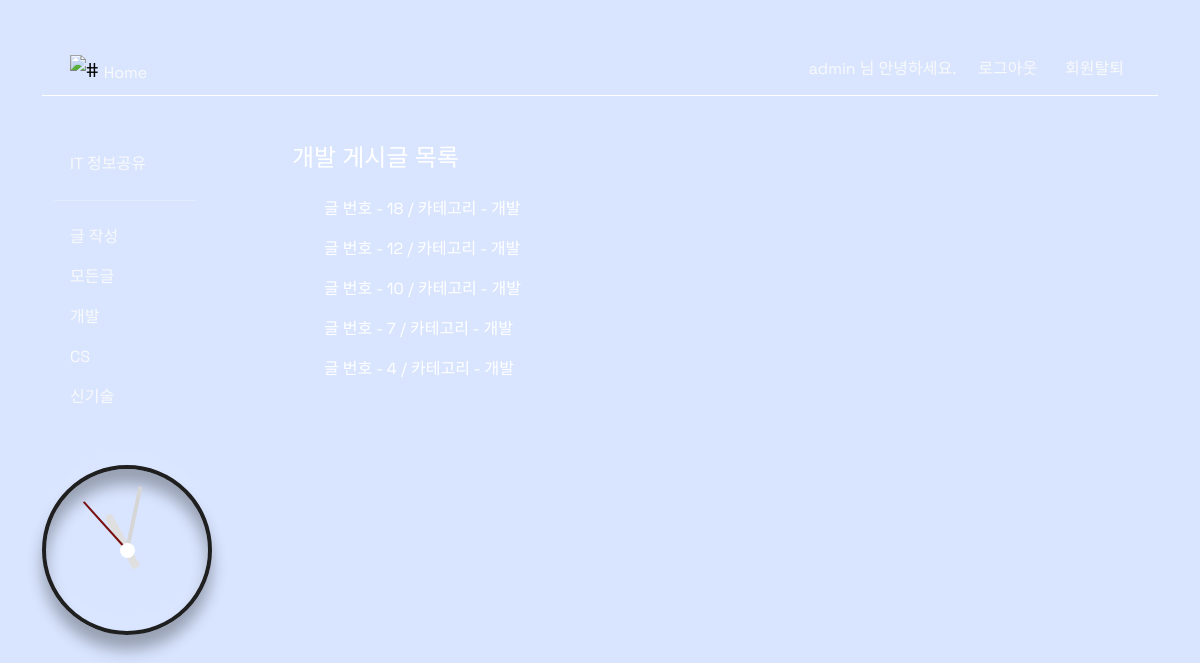
The page /posts/category/개발/ (signed in) on the database its author committed.
### accounts/models.py (models this page shows)
class User(AbstractUser):
    birthday = models.DateField(null=True, blank=True)

### posts/models.py (models this page shows)
class Post(models.Model):
    title = models.CharField(max_length=80)
    content = models.TextField(null=False)
    category = models.CharField(max_length=20)
    deadline = models.DateField(null=True)
    created_at = models.DateTimeField(auto_now_add=True)
    updated_at = models.DateTimeField(auto_now=True)

### posts/views.py (the view)
# urls.py: path('category/<str:subject>/', views.category, name='category'),
def category(request, subject):
    subject = subject
    posts = Post.objects.filter(category=subject).order_by('-pk')
    context = {
        'subject': subject,
        'posts': posts,
    }
    return render(request, 'posts/category.html', context)

### posts/templates/posts/category.html
{% extends 'accounts/base.html' %}
{% block content %}
<div class="container-fluid d-flex flex-column mb-3">
    <h4> {{ subject }} 게시글 목록</h4>
</div>
<div class="container-fluid d-flex flex-column">
    {% for post in posts %}
        <ul>
            <li class="spread-underline" style="list-style: none;">
                <a href="{% url 'posts:detail' post.pk %}">글 번호 - {{ post.pk }} / 카테고리 - {{ post.category }}</a>
            </li>
        </ul>
    {% endfor %}
</div>
{% endblock content %}

### accounts/templates/accounts/base.html (shortened to what this page needs)
<!doctype html>
<html lang="en">
  <head>
    <link href="https://cdn.jsdelivr.net/npm/bootstrap@5.3.0-alpha1/dist/css/bootstrap.min.css" rel="stylesheet"
>
  </head>
  <body>
    <div class="container-fluid">
        <header>
            <div class="container">
                <nav class="navbar mt-5 bg-body-primary">
                    <div class="container-fluid d-flex justify-content-start">
                        <a class="navbar-brand" href="{% url 'posts:index' %}">
                            <img src="https://cdn.discordapp.com/attachments/1052100027297841152/1093777273477398670/747589.png" alt="#" style="width:30px"> <span class="fs-6 align-bottom text-light">Home</span></a>
                    </div>
                    <div class="container-fluid d-flex justify-content-end">
                        <div class="d-flex me-3 text-light">
                        {% if request.user.is_authenticated %}
                        {{ user.username }} 님 안녕하세요.
                        </div>
                        <div class="d-flex">
                        <form action="{% url 'accounts:logout' %}" method="POST">
                            <input type="submit" value="로그아웃" class="text-light bg-transparent border-0 me-3">
                        </form>
                        <form action="{% url 'accounts:delete' %}" method="POST">
                            <input type="submit" value="회원탈퇴" class="text-light bg-transparent border-0">
                        </form>
                        </div>
                    </div>
                        {% else %}
                        <div class="d-flex">
                            <a href="{% url 'accounts:signup' %}" class="me-5">Join</a>
                            <a href="{% url 'accounts:login' %}">Login</a>
                        </div>
                      {% endif %}
                </nav>
            </div>
        </header>
        <main>
            <div class="container">
                <div class="row">
                    <div class="col-2">
                        <div class="container mt-5">
                            <ul class="nav flex-column">
                                <li class="nav-item">
                                    <a class="nav-link disabled text-light">IT 정보공유</a>
                                </li>
                                <hr>
                                {% if request.user.is_authenticated %}
                                <li class="nav-item">
                                    <a class="nav-link spread-underline text-light" href="{% url 'posts:create' %}">글 작성</a>
                                  </li>
                                {% endif %}
                                <li class="nav-item">
                                  <a class="nav-link spread-underline text-light" href="{% url 'posts:index' %}">모든글</a>
                                </li>
                                <li class="nav-item">
                                  <a class="nav-link spread-underline text-light" href="{% url 'posts:category' '개발' %}">개발</a>
                                </li>
                                <li class="nav-item">
                                  <a class="nav-link spread-underline text-light" href="{% url 'posts:category' 'CS' %}">CS</a>
                                </li>
                                <li class="nav-item">
                                    <a class="nav-link spread-underline text-light" href="{% url 'posts:category' '신기술' %}">신기술</a>
                                </li>
                            </ul>
                        </div>
                        <div class="clock mt-5">
                            <div class="hour">
                                <div class="hr" id="hr"></div>
                            </div>
                            <div class="min">
                                <div class="mn" id="mn"></div>
                            </div>
                            <div class="sec">
                                <div class="sc" id="sc"></div>
                            </div>
                        </div>
                    </div>
                    <div class="col-7 p-5">
                        <div class="container">
                        {% block content %}
                        {% endblock content %}
                        </div>
                    </div>
                </div>
            </div>
        </main>
    </div>
  </body>
</html>

### accounts/templates/accounts/base.html (style rules this page uses)
html { height: 100%; width: 100%; }
body { font-family: 'Space Grotesk', sans-serif; color: white; background-image: url(https://cdn.discordapp.com/attachments/1052100027297841152/1093772885170073722/pic.jpg); background-color: #D9E5FF; background-size: 100% 100%; border-radius: 2rem; object-fit: none; width: 100%; height: 100%; min-height: 150vh; }
a { text-decoration: none; color: white; }
.navbar { border-bottom: 1px solid white; display: flex; flex-wrap: nowrap; align-items: center; position: relative; justify-content: flex-end; padding: 0 1rem 5px; top: 0; }
.spread-underline { color: #333; text-decoration: none; position: relative; width: fit-content; }
.spread-underline:after { background: none repeat scroll 0 0 transparent; bottom: 0; content: ""; display: block; height: 2px; left: 50%; position: absolute; background: #FF4500; transition: width 0.3s ease 0s, left 0.3s ease 0s; width: 0; }
* { margin: 0; margin: 0; box-sizing: border-box; }
.clock { width: 170px; height: 170px; display: flex; justify-content: center; align-items: center; background-size: cover; border: 4px solid #1f1f1f; border-radius: 50%; box-shadow: 0 -15px 15px rgba(255, 255, 255, 0.05), inset 0 -15px 15px rgba(255, 255, 255, 0.05), 0 15px 15px rgba(0, 0, 0, 0.3), inset 0 15px 15px rgba(0, 0, 0, 0.3); }
.clock:before { content: ''; position: absolute ; width: 15px; height: 15px; background: #fff; border-radius: 50%; z-index: 1000; }
.clock .hour, .clock .min, .clock .sec { position: absolute; }
.clock .hour, .hr { width: 70px; height: 80px; }
.clock .min, .mn { width: 70px; height: 130px; }
.clock .sec, .sc { width: 90px; height: 130px; }
.hr, .mn, .sc { display: flex; justify-content: center; position: absolute; border-radius: 50%; }
.hr:before { content: ''; position: absolute; width: 8px; height: 60px; background: #dfdfdf; z-index: 10; border-radius: 6px 6px 0 0; }
.mn:before { content: ''; position: absolute; width: 4px; height: 60px; background: #d6d6d6; z-index: 10; border-radius: 6px 6px 0 0; }
.sc:before { content: ''; position: absolute; width: 2px; height: 60px; background: rgb(121, 15, 15); z-index: 12; border-radius: 6px 6px 0 0; }

### rows shown on the page
User: username "admin"
Post: pk "18", category "개발"
Post: pk "12", category "개발"
Post: pk "10", category "개발"
Post: pk "7", category "개발"
Post: pk "4", category "개발"

### other values the page prints
{{ subject }} "개발"
